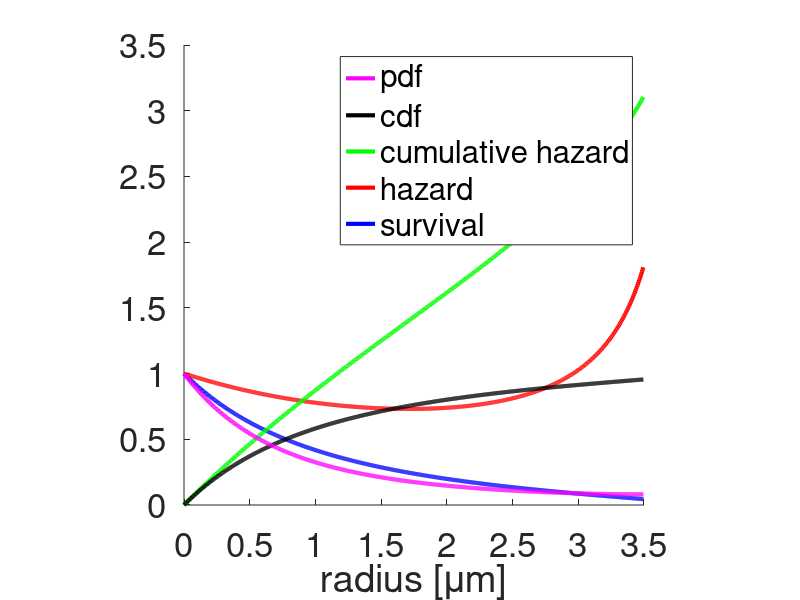

Write MATLAB code to recreate this figure.
% calculate hazard and survival for signal transfered between concentric rings 
R     = 3.5; % [mu/m]
dr    = 0.005;
startRadius = 1e-10;
r     = startRadius:dr:R;
f     = @(r)r;
y     = @(r) (0.15*r.^2) -0.0087.*r -0.64;
intFR = @(r) (0.15/4).*r.^4 -(0.0087/3).*r.^3 -(0.64/2).*r.^2;
h     = @(r)  f(r)./(f(r)-intFR(r));% the hazard function 
s     = zeros(1,numel(r));
tr    = s;
s(1)  = 1;

for rIdx = 2:numel(r)
    s(rIdx)  = exp(-trapz(r(1:rIdx),h(r(1:rIdx))));
    tr(rIdx) = trapz(r(1:rIdx),r(1:rIdx).*s(1:rIdx));
end
tr = tr./trapz(r,tr);
H   = -log(s);
F   = 1-s; % cdf
f   = (1-F).*h(r);
fig = figure('Units','norm');
ax  = axes('Parent',fig);
line('XData',r-r(1),'YData',s,'Color','b','Parent',ax,'DisplayName','survival');
line('XData',r-r(1),'Ydata',h(r),'Color','r','Parent',ax,'DisplayName','hazard');
line('XData',r-r(1),'YData',H,'Color','g','Parent',ax,'DisplayName','cumulative hazard');
line('XData',r-r(1),'YData',F,'Color','k','Parent',ax,'DisplayName','cdf');
line('XData',r-r(1),'YData',f,'Color','m','Parent',ax,'DisplayName','pdf');
% line('XData',r,'YData',r,'Color','y','Parent',ax,'DisplayName','line');
daspect(ax,[1 1 1]);
xlabel(ax,'radius [\mum]')
legend(ax,get(ax,'Children'))
set(ax,'FontSize',25)
set(get(ax,'Children'),'LineWidth',3)
drawnow
